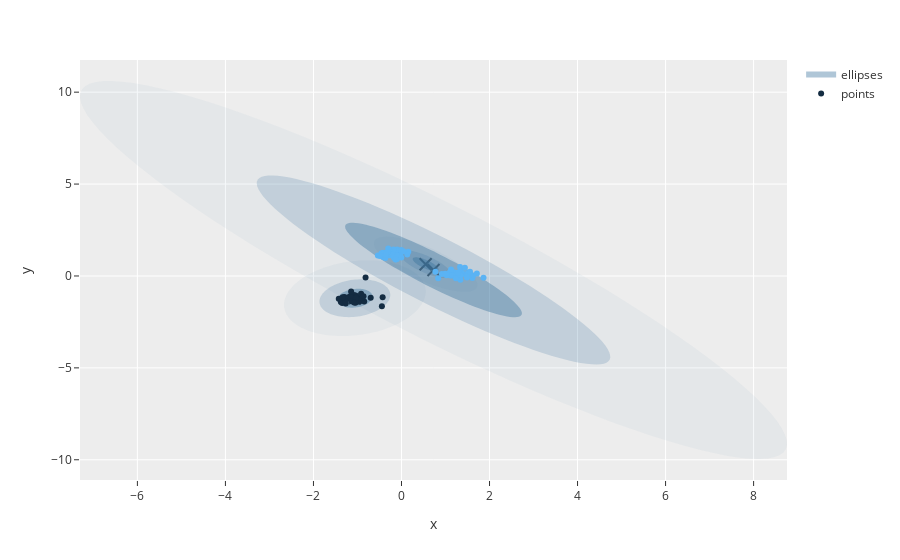

The notebook cell this image was saved under:
### Code cell
plot_gaussian_mixtures(gmm, x_train_scaled)
